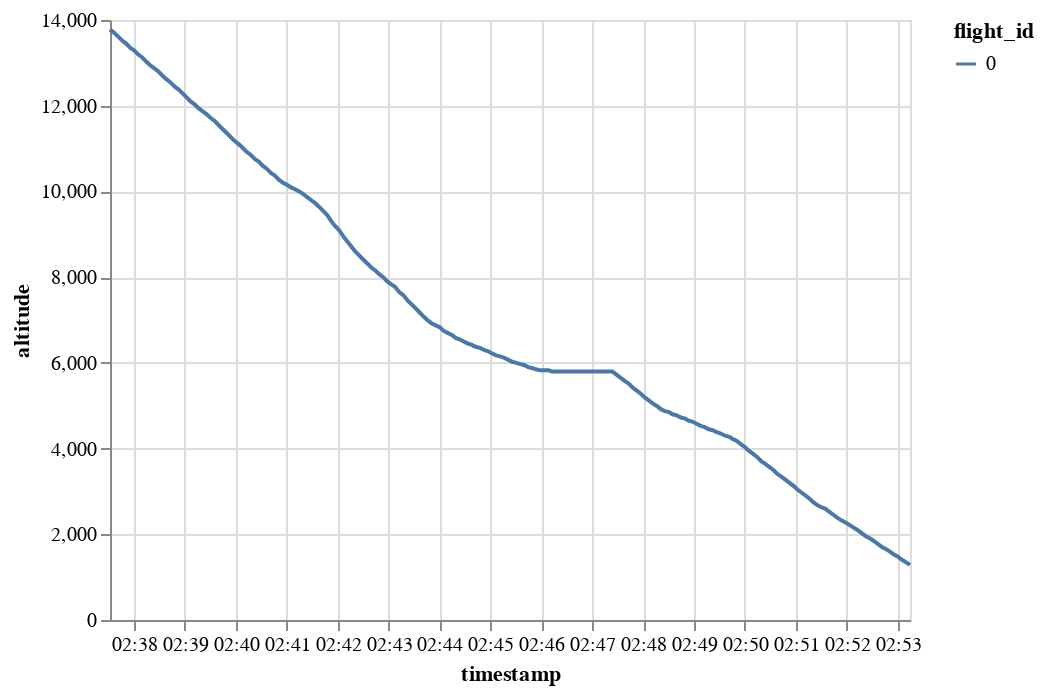

Write notebook code for a chart like this one.
### Code cell
traffic[0].chart().encode(alt.Y("altitude"), alt.X("timestamp"), alt.Color("flight_id"))

### Figure 1 — Vega-Lite specification as saved in the notebook (floating-point values rounded to 4 significant figures; data arrays with more than 128 entries replaced by an {"elided": "..."} marker saying what was removed)
{"config": {"view": {"continuousWidth": 400, "continuousHeight": 300}}, "data": {"name": "data-4d153db098b5b2a2d4f62be0196a12af"}, "mark": "line", "encoding": {"color": {"type": "nominal", "field": "flight_id"}, "x": {"type": "temporal", "field": "timestamp"}, "y": {"type": "quantitative", "field": "altitude"}}, "$schema": "https://vega.github.io/schema/vega-lite/v4.8.1.json", "datasets": {"data-4d153db098b5b2a2d4f62be0196a12af": {"elided": "200 records"}}}
